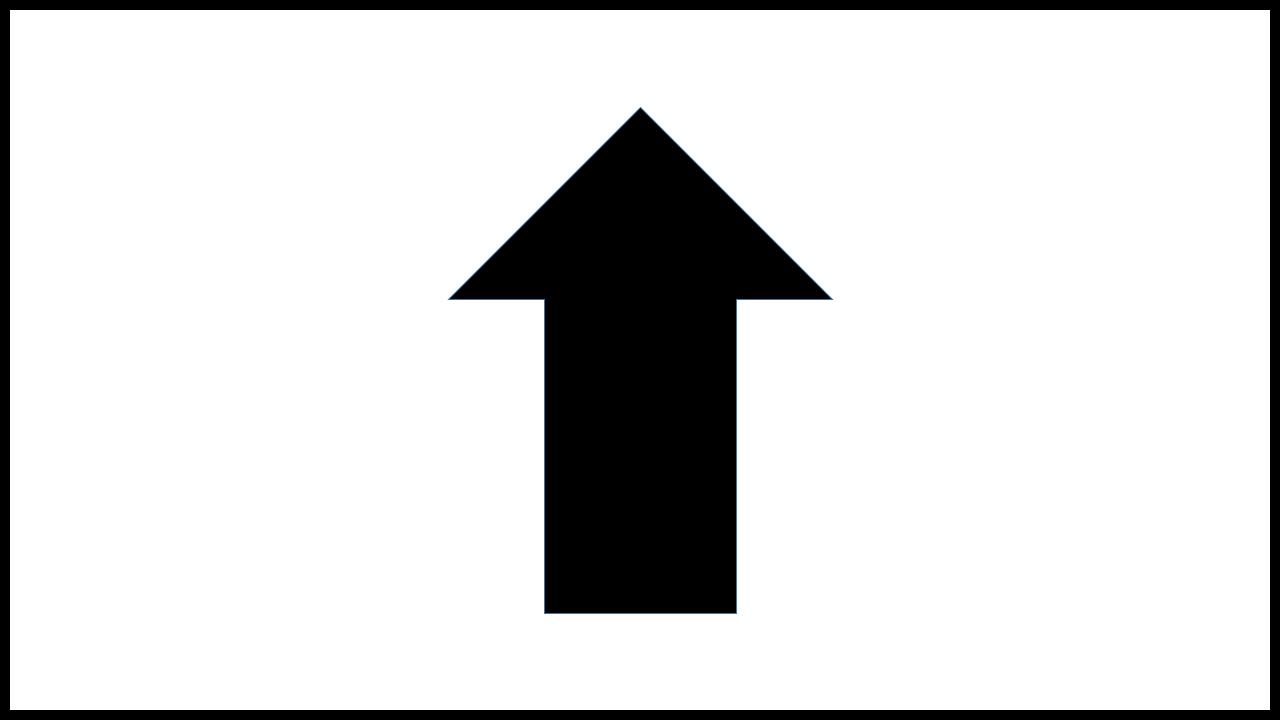
#> input picture Ongoing/Slide1.PNG, 1280 x 720 px, found by its file name
$ python 'isolate feature.py'   (older library calls are emulated)
#> lines starting #> are read from the running program, lines starting #| are printed output that depends on the picture; after the words box and inside, x2 and y2 are one past the last pixel; in counts of white or black regions, pixels touching at a corner belong together
import numpy as np
import cv2
Original=cv2.imread("Slide1.png")
#> Original is the input picture: shape (720, 1280, 3); mean B, G, R 217.2, 217.1, 217.1
Cannyimage=cv2.Canny(Original,150,250)
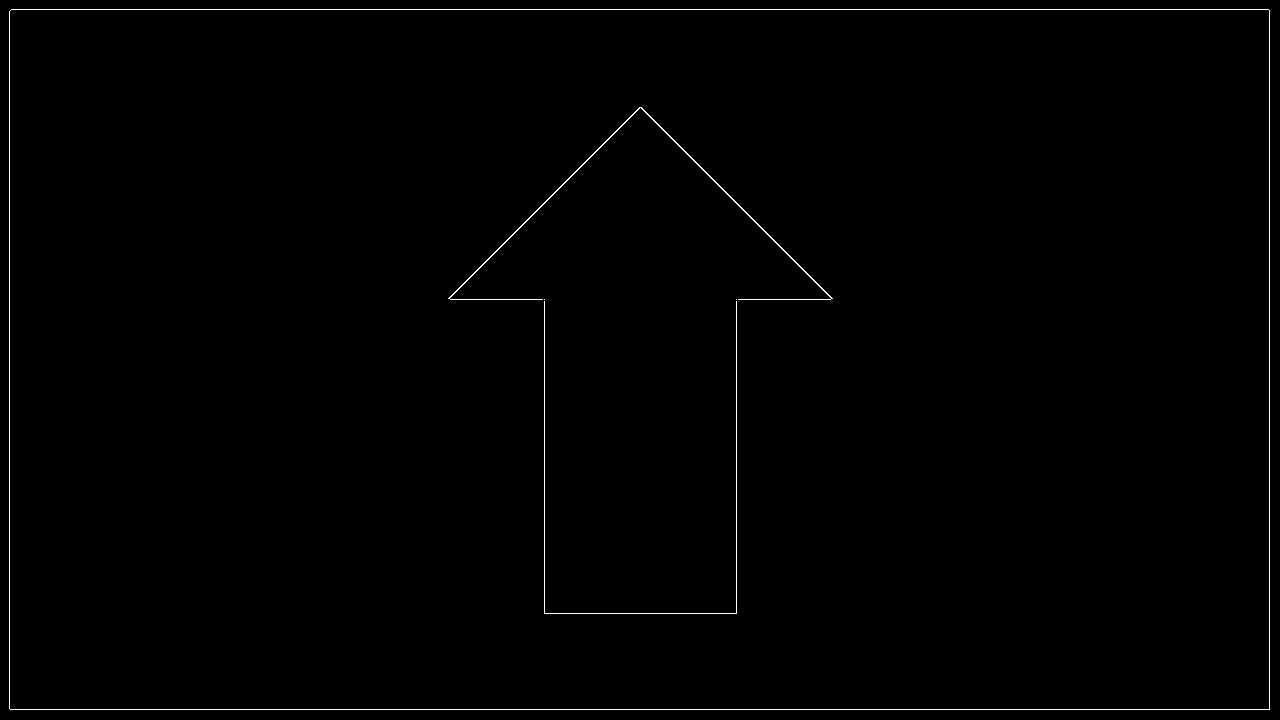
#> Cannyimage: shape (720, 1280); 0.62% white in thin lines or dots
im2, cnts, hierarchy =cv2.findContours(Cannyimage,cv2.RETR_LIST,cv2.CHAIN_APPROX_SIMPLE)
#> cnts = 6 contours, 3 with area under 20; largest, box (x1, y1, x2, y2) and area: (9, 9, 1270, 710) 881997, (9, 9, 1270, 710) 881996, (448, 107, 833, 300) 382
cnts = sorted(cnts, key = cv2.contourArea, reverse = True)[:5]
#> cnts = 5 contours, 2 with area under 20; largest, box (x1, y1, x2, y2) and area: (9, 9, 1270, 710) 881997, (9, 9, 1270, 710) 881996, (448, 107, 833, 300) 382
screenCnt=None
print (hierarchy)
#| [[[ 1 -1 -1 -1]
#|   [ 2  0 -1 -1]
#|   [ 3  1 -1 -1]
#|   [ 4  2 -1 -1]
#|   [ 5  3 -1 -1]
#|   [-1  4 -1 -1]]]
cv2.imshow("Original",Original)

$ run again, with Ongoing/Distorted.jpg saved as Ongoing/Slide1.PNG
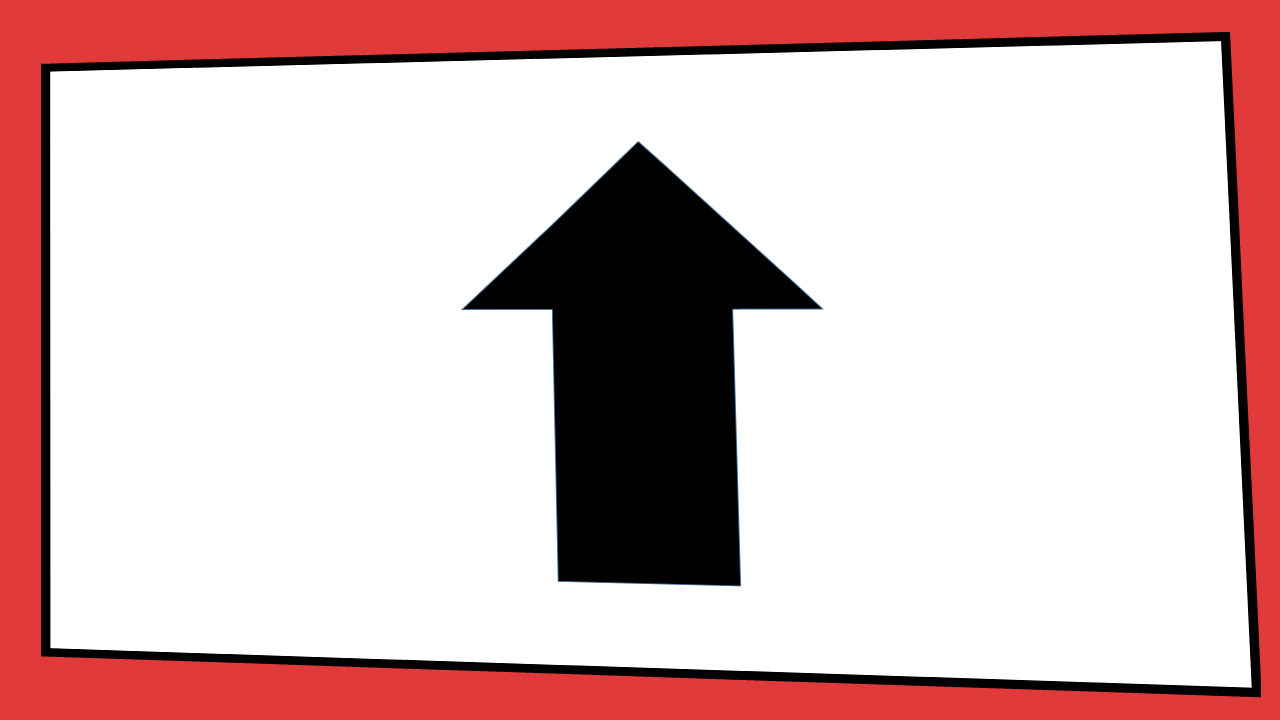
#> input picture Ongoing/Distorted.jpg, 1280 x 720 px, found by its file name
#> Original is the input picture: shape (720, 1280, 3); mean B, G, R 188.9, 188.8, 218.3
#> `Cannyimage=cv2.Canny(Original,150,250)`:
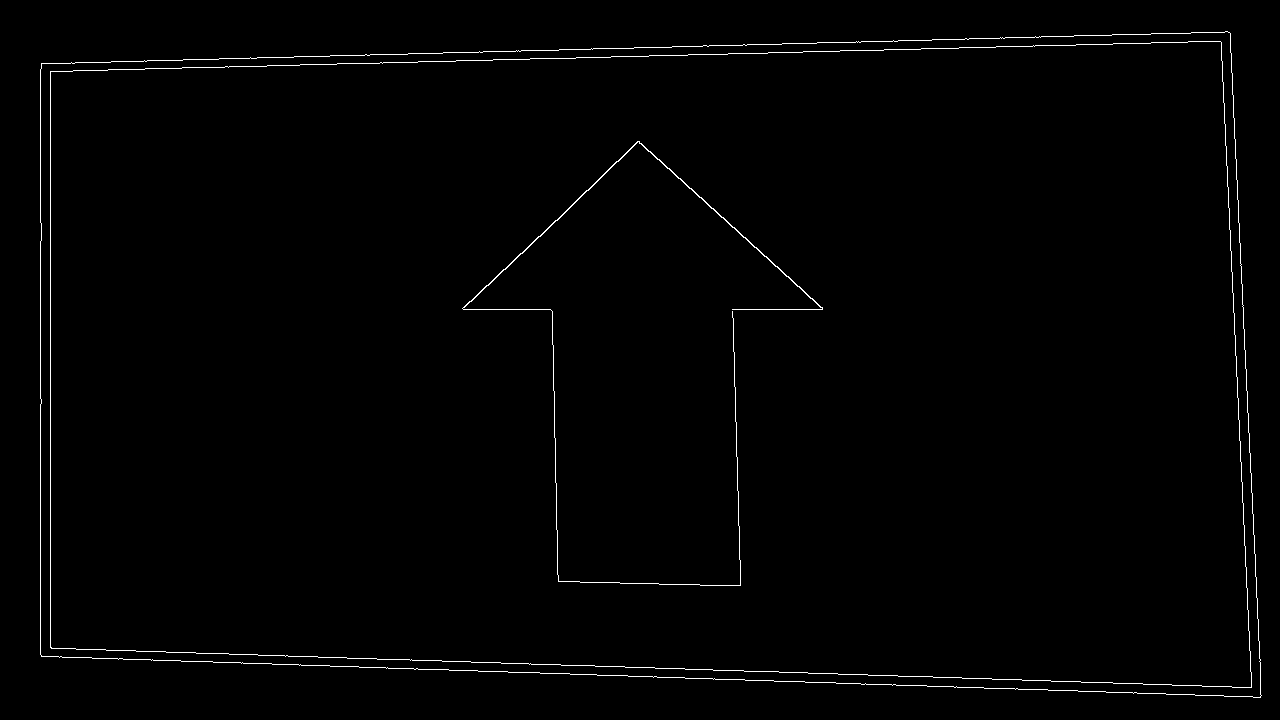
#> Cannyimage: shape (720, 1280); 0.96% white in thin lines or dots, all inside (x1, y1, x2, y2) = (40, 31, 1262, 698)
#> cnts = 5 contours; box (x1, y1, x2, y2) and area: (40, 31, 1262, 698) 757902, (40, 31, 1262, 698) 757901, (50, 41, 1252, 688) 725150, (50, 41, 1252, 688) 725148, (462, 141, 823, 586) 333
#| [[[ 1 -1 -1 -1]
#|   [ 2  0 -1 -1]
#|   [ 3  1 -1 -1]
#|   [ 4  2 -1 -1]
#|   [-1  3 -1 -1]]]
